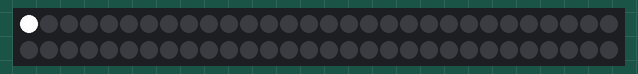
The sketch below on a simulated Arduino Uno, built with avr-gcc and run on an emulated ATmega328P. Shown: 60 RGB LEDs in strip order, left to right, continuing on the next row.

Above: at 0.01 s.
At 0.67 s:
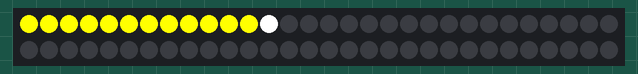
At 1.33 s:
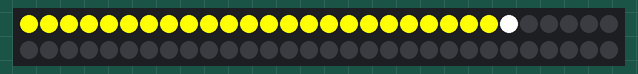
At 1.99 s:
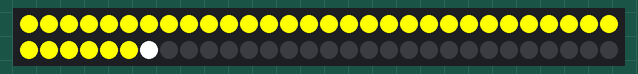
At 2.76 s:
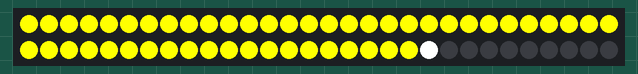
At 39.85 s:
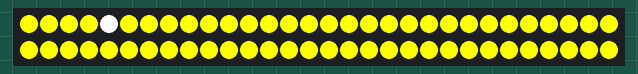

The sketch:

light_test.ino
```cpp
#include "FastLED.h"
#define NUM_LEDS 60


#define DATA_PIN 2
#define CLOCK_PIN 13

// Define the array of leds
CRGB leds[NUM_LEDS];

void setup()
{
   FastLED.addLeds<NEOPIXEL, DATA_PIN>(leds, NUM_LEDS);
}

void loop() {
  for(int i=0;i<60;i++)
  {
  // Turn the LED on, then pause
  leds[i] = CRGB::White;
  FastLED.show();
  delay(50);
  leds[i] = CRGB::Yellow;
  FastLED.show();
  }
  // Now turn the LED off, then pause


}
```
